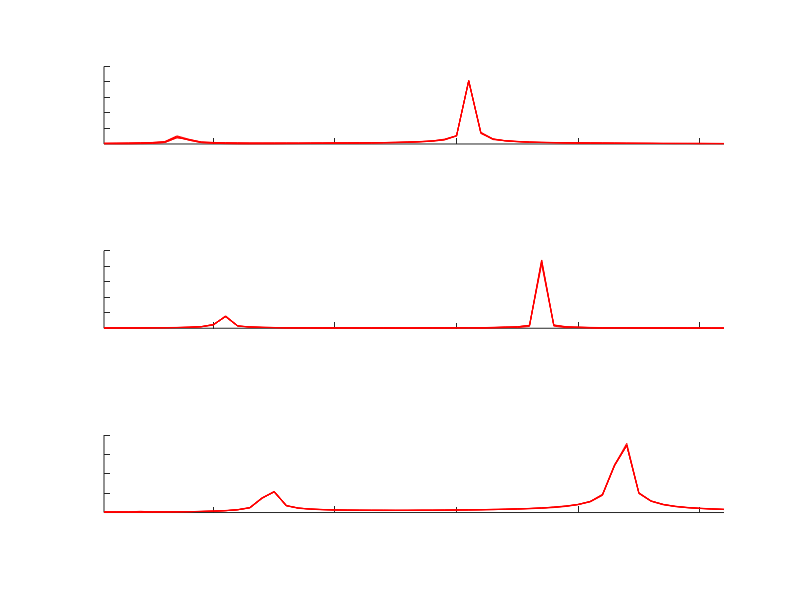
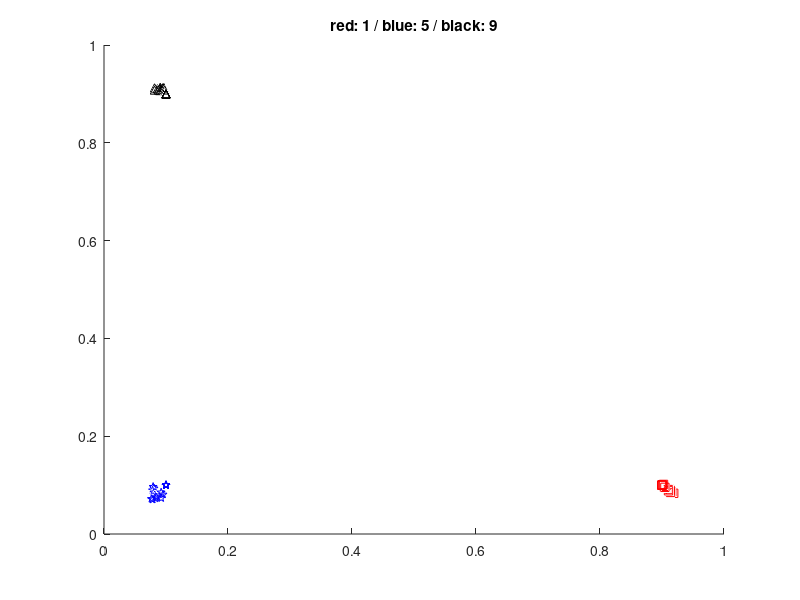

MATLAB code for these plots, in order:
% Learn to classify three dial tones (1, 5, and 9) using three neurons,
% sigmoid activation and least squares fitting
%
% Samuli Siltanen February 2021
clear all;
close all;

% Graphical parameters
fsize = 16;
msize = 20;
msize2 = 10;

% Load data that was prepared in the routine DialSoundFFT_dataprepareC.m
load data/tensounds_matrices s1mat  s5mat  s9mat  sf N K

% Build a matrix containing samples of training data as columns: digit 1, digit 5 and digit 9 in this order
Ntrain = 5; % How many samples of each dial tone to use
X = [s1mat(:,1:Ntrain),s5mat(:,1:Ntrain),s9mat(:,1:Ntrain)];

% Build a big matrix containing samples of all the data as columns: digit 1, digit 5 and digit 9 in this order
Xall = [s1mat,s5mat,s9mat];


%% Preprocess data for learning by calculating FFTs 

% Fast Fourier transform applied to columns, with appropriate fftshift
% placing zero frequency to the middle of the vector
FX = fftshift(fft(X),1);
FXall = fftshift(fft(Xall),1);

% Crop the FFTs to the part where the information is. This is a kind of
% dimension reduction. Due to symmetry with respect to the middle of the
% vector, we only take elements from the second half of the vector. 
ind1 = round(.513*size(FX,1));
ind2 = round(.538*size(FX,1));
FX = FX(ind1:ind2,:);
FXall = FXall(ind1:ind2,:);

% Take absolute value of the complex-valued FFTs
FX = abs(FX);
len = size(FX,1);
FXall = abs(FXall);

% Look at the FFTs. Note the seven spike locations at the frequencies used
% in the dial tone system (see https://onlinetonegenerator.com/dtmf.html)
figure(1)
clf
for iii = 1:3
    subplot(3,1,iii)
    plot(FX(:,(iii-1)*Ntrain+[1:Ntrain]),'r')
    xlim([1 len])
    set(gca,'xticklabel',{})
    set(gca,'yticklabel',{})
    box off
    pbaspect([8 1 1])
end

%% Learning by least squares

% Determine length of data vector and number of Training sample
L = size(FX,1);
N = size(FX,2);

% We consider a very simple neural network with only three neurons in one 
% layer. This is the equation of this layer
%
% S(Ax+b) = y
% 
% where S(v) = 1/(1+exp(-v)) is the sigmoid activation function computed element-wise
% A is 3xL weight matrix
% x is Lx1 input vector (FFT of the input signals)
% b is 3x1 bias vector
% y is 3x1 output vector

% We wish to have the following output:
% Dial tone 1: output y1 = [ 1   0   0 ]^T
% Dial tone 5: output y5 = [ 0   1   0 ]^T
% Dial tone 9: output y9 = [ 0   0   1 ]^T

% since the sigmoid function S(v): R --> ]0,1[, we will require the outputs
% to be around 0.9 and 0.1, so in practice we will admit

% Dial tone 1: output y1 = [ 0.9   0.1   0.1 ]^T
% Dial tone 5: output y5 = [ 0.1   0.9   0.1 ]^T
% Dial tone 9: output y9 = [ 0.1   0.1   0.9 ]^T
outputHigh=0.9;
outputlow=0.1;

y1= [outputHigh*ones(Ntrain,1) outputlow*ones(Ntrain,1) outputlow*ones(Ntrain,1)];
y5= [outputlow*ones(Ntrain,1) outputHigh*ones(Ntrain,1) outputlow*ones(Ntrain,1)];
y9= [outputlow*ones(Ntrain,1) outputlow*ones(Ntrain,1) outputHigh*ones(Ntrain,1)];

% build a single output matrix by stacking the outputs of digit 1, 5, and 9 in this order
Y=[y1;y5;y9];

% We can train this network using Least squares 

%  S(Ax+b)=y    <=>  Ax+b = S^{-1}(y)
% where  S^{-1} is the inverse sigmoid function.

% Least square equation

% |  [ FFT_1^T ]  1  |   |  [     ]  |   |  [  ~y_1  ]  |
% |  [ FFT_2^T ]  1  |   |  [ A^T ]  |   |  [  ~y_2  ]  |
% |       ...        | * |  [     ]  | = |      ...     |
% |       ...        |   |  [     ]  |   |      ...     |
% |  [ FFT_N^T ]  1  |   |  [ b^T ]  |   |  [  ~y_N  ]  |
%
% where  ~y_i = S^{-1}(y_i)
%
%  Lets define the matrices as follows
%    E_{N x (L+1)}   *   P_{ L+1 x 3 } =  Y_tilde{ N x 3 }

% build matrices E and Y_tilde from training set: digit 1, 5, 9 in this order

E=[FX.' ones(N,1)];
Y_tilde= -log(1./Y - 1);  % inverse sigmoid function applied to Y

% solve least Squares using the pseudo inverse
P=pinv(E)*Y_tilde;

% extract A and b from matrix P

A=P(1:end-1,:)';
b=P(end,:)';

%% Check the result visually
figure(2)
clf
hold on

% run the newtowk for all input data  FXall.

for ii=1:size(FXall,2)
    y=A*FXall(:,ii)+b;
    % apply sigmoid activation function S
    y = 1./(1+exp(-y));
    
    % Plot classifications of dial tones: digit 1 (red), digit 5 (black),
    % digit 9 (blue)
    
    if ii<=19
        color='rs';
    elseif ii<=19*2
        color='k^';
    else
        color='bp';
    end
    plot3(y(1),y(2),y(3),color)
    title('red: 1 / blue: 5 / black: 9')
end









